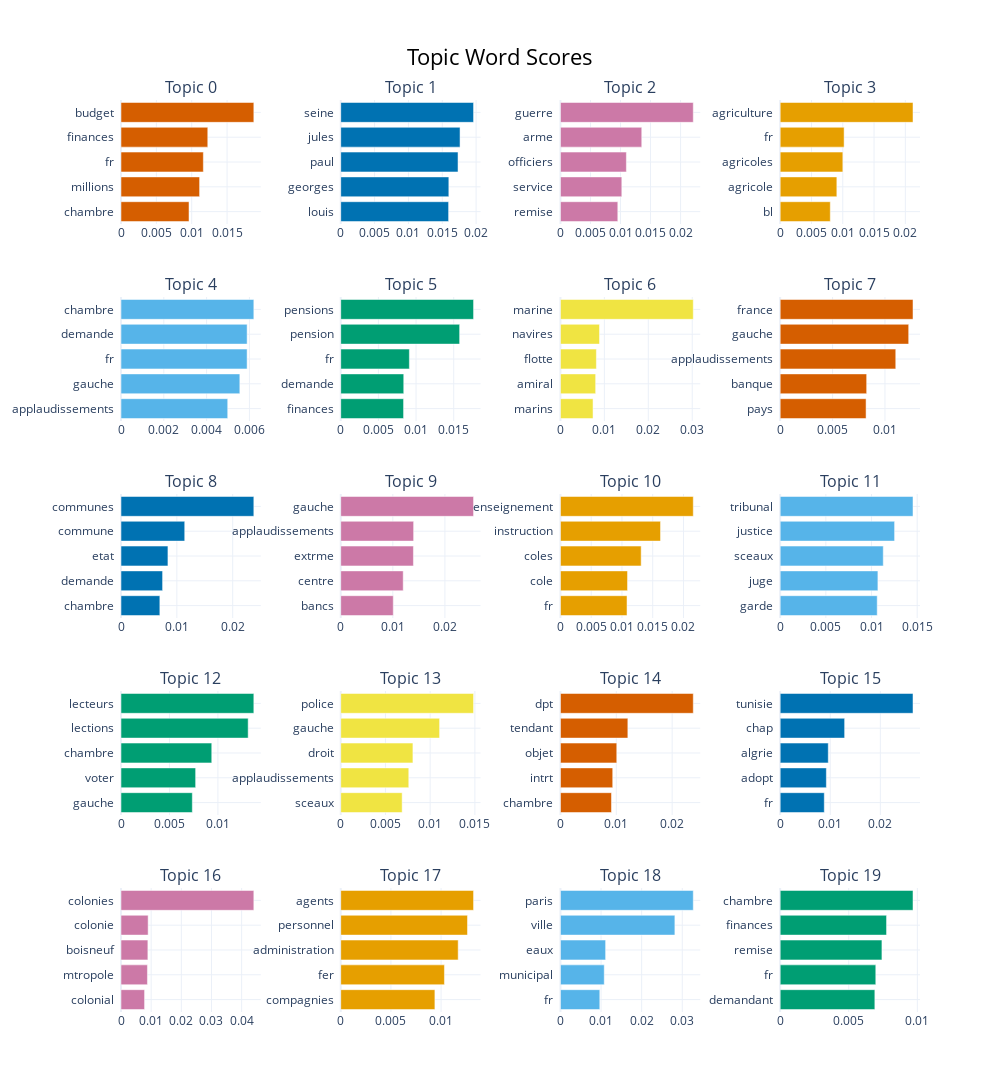

Write notebook code for a chart like this one.
### Code cell
topic_model.visualize_barchart(top_n_topics=20)

### Figure 1 — Plotly figure (JSON) as saved in the notebook; plotly's stock layout.template omitted (floating-point values rounded to 4 significant figures)
{"data": [{"marker": {"color": "#D55E00"}, "orientation": "h", "type": "bar", "x": [0.009618, 0.01112, 0.01165, 0.01227, 0.01878], "xaxis": "x", "y": ["chambre  ", "millions  ", "fr  ", "finances  ", "budget  "], "yaxis": "y"}, {"marker": {"color": "#0072B2"}, "orientation": "h", "type": "bar", "x": [0.01594, 0.01597, 0.01733, 0.01763, 0.01962], "xaxis": "x2", "y": ["louis  ", "georges  ", "paul  ", "jules  ", "seine  "], "yaxis": "y2"}, {"marker": {"color": "#CC79A7"}, "orientation": "h", "type": "bar", "x": [0.009549, 0.01022, 0.01098, 0.01354, 0.02212], "xaxis": "x3", "y": ["remise  ", "service  ", "officiers  ", "arme  ", "guerre  "], "yaxis": "y3"}, {"marker": {"color": "#E69F00"}, "orientation": "h", "type": "bar", "x": [0.008009, 0.009056, 0.01001, 0.01022, 0.02123], "xaxis": "x4", "y": ["bl  ", "agricole  ", "agricoles  ", "fr  ", "agriculture  "], "yaxis": "y4"}, {"marker": {"color": "#56B4E9"}, "orientation": "h", "type": "bar", "x": [0.004986, 0.005552, 0.005892, 0.005893, 0.006206], "xaxis": "x5", "y": ["applaudissements  ", "gauche  ", "fr  ", "demande  ", "chambre  "], "yaxis": "y5"}, {"marker": {"color": "#009E73"}, "orientation": "h", "type": "bar", "x": [0.008342, 0.008366, 0.009112, 0.01578, 0.01763], "xaxis": "x6", "y": ["finances  ", "demande  ", "fr  ", "pension  ", "pensions  "], "yaxis": "y6"}, {"marker": {"color": "#F0E442"}, "orientation": "h", "type": "bar", "x": [0.007419, 0.008014, 0.00818, 0.00889, 0.03024], "xaxis": "x7", "y": ["marins  ", "amiral  ", "flotte  ", "navires  ", "marine  "], "yaxis": "y7"}, {"marker": {"color": "#D55E00"}, "orientation": "h", "type": "bar", "x": [0.008198, 0.008254, 0.01103, 0.01227, 0.01268], "xaxis": "x8", "y": ["pays  ", "banque  ", "applaudissements  ", "gauche  ", "france  "], "yaxis": "y8"}, {"marker": {"color": "#0072B2"}, "orientation": "h", "type": "bar", "x": [0.006956, 0.007447, 0.008403, 0.01141, 0.02378], "xaxis": "x9", "y": ["chambre  ", "demande  ", "etat  ", "commune  ", "communes  "], "yaxis": "y9"}, {"marker": {"color": "#CC79A7"}, "orientation": "h", "type": "bar", "x": [0.01008, 0.01199, 0.01395, 0.01399, 0.02549], "xaxis": "x10", "y": ["bancs  ", "centre  ", "extrme  ", "applaudissements  ", "gauche  "], "yaxis": "y10"}, {"marker": {"color": "#E69F00"}, "orientation": "h", "type": "bar", "x": [0.01082, 0.0109, 0.01312, 0.01627, 0.02159], "xaxis": "x11", "y": ["fr  ", "cole  ", "coles  ", "instruction  ", "enseignement  "], "yaxis": "y11"}, {"marker": {"color": "#56B4E9"}, "orientation": "h", "type": "bar", "x": [0.01062, 0.0107, 0.01129, 0.01253, 0.01454], "xaxis": "x12", "y": ["garde  ", "juge  ", "sceaux  ", "justice  ", "tribunal  "], "yaxis": "y12"}, {"marker": {"color": "#009E73"}, "orientation": "h", "type": "bar", "x": [0.00736, 0.007702, 0.009366, 0.01312, 0.01371], "xaxis": "x13", "y": ["gauche  ", "voter  ", "chambre  ", "lections  ", "lecteurs  "], "yaxis": "y13"}, {"marker": {"color": "#F0E442"}, "orientation": "h", "type": "bar", "x": [0.006869, 0.007609, 0.008071, 0.01105, 0.01485], "xaxis": "x14", "y": ["sceaux  ", "applaudissements  ", "droit  ", "gauche  ", "police  "], "yaxis": "y14"}, {"marker": {"color": "#D55E00"}, "orientation": "h", "type": "bar", "x": [0.009136, 0.009359, 0.01008, 0.01207, 0.02379], "xaxis": "x15", "y": ["chambre  ", "intrt  ", "objet  ", "tendant  ", "dpt  "], "yaxis": "y15"}, {"marker": {"color": "#0072B2"}, "orientation": "h", "type": "bar", "x": [0.008808, 0.009222, 0.009603, 0.01287, 0.02652], "xaxis": "x16", "y": ["fr  ", "adopt  ", "algrie  ", "chap  ", "tunisie  "], "yaxis": "y16"}, {"marker": {"color": "#CC79A7"}, "orientation": "h", "type": "bar", "x": [0.007816, 0.008763, 0.00891, 0.008997, 0.04404], "xaxis": "x17", "y": ["colonial  ", "mtropole  ", "boisneuf  ", "colonie  ", "colonies  "], "yaxis": "y17"}, {"marker": {"color": "#E69F00"}, "orientation": "h", "type": "bar", "x": [0.009385, 0.01034, 0.01171, 0.01263, 0.01324], "xaxis": "x18", "y": ["compagnies  ", "fer  ", "administration  ", "personnel  ", "agents  "], "yaxis": "y18"}, {"marker": {"color": "#56B4E9"}, "orientation": "h", "type": "bar", "x": [0.009692, 0.01079, 0.01112, 0.02818, 0.03272], "xaxis": "x19", "y": ["fr  ", "municipal  ", "eaux  ", "ville  ", "paris  "], "yaxis": "y19"}, {"marker": {"color": "#009E73"}, "orientation": "h", "type": "bar", "x": [0.006903, 0.006971, 0.007419, 0.007756, 0.009686], "xaxis": "x20", "y": ["demandant  ", "fr  ", "remise  ", "finances  ", "chambre  "], "yaxis": "y20"}], "layout": {"annotations": [{"font": {"size": 16}, "showarrow": false, "text": "Topic 0", "x": 0.0875, "xanchor": "center", "xref": "paper", "y": 1.0, "yanchor": "bottom", "yref": "paper"}, {"font": {"size": 16}, "showarrow": false, "text": "Topic 1", "x": 0.3625, "xanchor": "center", "xref": "paper", "y": 1.0, "yanchor": "bottom", "yref": "paper"}, {"font": {"size": 16}, "showarrow": false, "text": "Topic 2", "x": 0.6375, "xanchor": "center", "xref": "paper", "y": 1.0, "yanchor": "bottom", "yref": "paper"}, {"font": {"size": 16}, "showarrow": false, "text": "Topic 3", "x": 0.9125, "xanchor": "center", "xref": "paper", "y": 1.0, "yanchor": "bottom", "yref": "paper"}, {"font": {"size": 16}, "showarrow": false, "text": "Topic 4", "x": 0.0875, "xanchor": "center", "xref": "paper", "y": 0.784, "yanchor": "bottom", "yref": "paper"}, {"font": {"size": 16}, "showarrow": false, "text": "Topic 5", "x": 0.3625, "xanchor": "center", "xref": "paper", "y": 0.784, "yanchor": "bottom", "yref": "paper"}, {"font": {"size": 16}, "showarrow": false, "text": "Topic 6", "x": 0.6375, "xanchor": "center", "xref": "paper", "y": 0.784, "yanchor": "bottom", "yref": "paper"}, {"font": {"size": 16}, "showarrow": false, "text": "Topic 7", "x": 0.9125, "xanchor": "center", "xref": "paper", "y": 0.784, "yanchor": "bottom", "yref": "paper"}, {"font": {"size": 16}, "showarrow": false, "text": "Topic 8", "x": 0.0875, "xanchor": "center", "xref": "paper", "y": 0.568, "yanchor": "bottom", "yref": "paper"}, {"font": {"size": 16}, "showarrow": false, "text": "Topic 9", "x": 0.3625, "xanchor": "center", "xref": "paper", "y": 0.568, "yanchor": "bottom", "yref": "paper"}, {"font": {"size": 16}, "showarrow": false, "text": "Topic 10", "x": 0.6375, "xanchor": "center", "xref": "paper", "y": 0.568, "yanchor": "bottom", "yref": "paper"}, {"font": {"size": 16}, "showarrow": false, "text": "Topic 11", "x": 0.9125, "xanchor": "center", "xref": "paper", "y": 0.568, "yanchor": "bottom", "yref": "paper"}, {"font": {"size": 16}, "showarrow": false, "text": "Topic 12", "x": 0.0875, "xanchor": "center", "xref": "paper", "y": 0.352, "yanchor": "bottom", "yref": "paper"}, {"font": {"size": 16}, "showarrow": false, "text": "Topic 13", "x": 0.3625, "xanchor": "center", "xref": "paper", "y": 0.352, "yanchor": "bottom", "yref": "paper"}, {"font": {"size": 16}, "showarrow": false, "text": "Topic 14", "x": 0.6375, "xanchor": "center", "xref": "paper", "y": 0.352, "yanchor": "bottom", "yref": "paper"}, {"font": {"size": 16}, "showarrow": false, "text": "Topic 15", "x": 0.9125, "xanchor": "center", "xref": "paper", "y": 0.352, "yanchor": "bottom", "yref": "paper"}, {"font": {"size": 16}, "showarrow": false, "text": "Topic 16", "x": 0.0875, "xanchor": "center", "xref": "paper", "y": 0.136, "yanchor": "bottom", "yref": "paper"}, {"font": {"size": 16}, "showarrow": false, "text": "Topic 17", "x": 0.3625, "xanchor": "center", "xref": "paper", "y": 0.136, "yanchor": "bottom", "yref": "paper"}, {"font": {"size": 16}, "showarrow": false, "text": "Topic 18", "x": 0.6375, "xanchor": "center", "xref": "paper", "y": 0.136, "yanchor": "bottom", "yref": "paper"}, {"font": {"size": 16}, "showarrow": false, "text": "Topic 19", "x": 0.9125, "xanchor": "center", "xref": "paper", "y": 0.136, "yanchor": "bottom", "yref": "paper"}], "height": 1250, "hoverlabel": {"bgcolor": "white", "font": {"family": "Rockwell", "size": 16}}, "showlegend": false, "title": {"font": {"color": "Black", "size": 22}, "text": "Topic Word Scores", "x": 0.5, "xanchor": "center", "yanchor": "top"}, "width": 1000, "xaxis": {"anchor": "y", "domain": [0, 0.175], "showgrid": true}, "xaxis10": {"anchor": "y10", "domain": [0.275, 0.45], "showgrid": true}, "xaxis11": {"anchor": "y11", "domain": [0.55, 0.725], "showgrid": true}, "xaxis12": {"anchor": "y12", "domain": [0.825, 1], "showgrid": true}, "xaxis13": {"anchor": "y13", "domain": [0, 0.175], "showgrid": true}, "xaxis14": {"anchor": "y14", "domain": [0.275, 0.45], "showgrid": true}, "xaxis15": {"anchor": "y15", "domain": [0.55, 0.725], "showgrid": true}, "xaxis16": {"anchor": "y16", "domain": [0.825, 1], "showgrid": true}, "xaxis17": {"anchor": "y17", "domain": [0, 0.175], "showgrid": true}, "xaxis18": {"anchor": "y18", "domain": [0.275, 0.45], "showgrid": true}, "xaxis19": {"anchor": "y19", "domain": [0.55, 0.725], "showgrid": true}, "xaxis2": {"anchor": "y2", "domain": [0.275, 0.45], "showgrid": true}, "xaxis20": {"anchor": "y20", "domain": [0.825, 1], "showgrid": true}, "xaxis3": {"anchor": "y3", "domain": [0.55, 0.725], "showgrid": true}, "xaxis4": {"anchor": "y4", "domain": [0.825, 1], "showgrid": true}, "xaxis5": {"anchor": "y5", "domain": [0, 0.175], "showgrid": true}, "xaxis6": {"anchor": "y6", "domain": [0.275, 0.45], "showgrid": true}, "xaxis7": {"anchor": "y7", "domain": [0.55, 0.725], "showgrid": true}, "xaxis8": {"anchor": "y8", "domain": [0.825, 1], "showgrid": true}, "xaxis9": {"anchor": "y9", "domain": [0, 0.175], "showgrid": true}, "yaxis": {"anchor": "x", "domain": [0.864, 1.0], "showgrid": true}, "yaxis10": {"anchor": "x10", "domain": [0.432, 0.568], "showgrid": true}, "yaxis11": {"anchor": "x11", "domain": [0.432, 0.568], "showgrid": true}, "yaxis12": {"anchor": "x12", "domain": [0.432, 0.568], "showgrid": true}, "yaxis13": {"anchor": "x13", "domain": [0.216, 0.352], "showgrid": true}, "yaxis14": {"anchor": "x14", "domain": [0.216, 0.352], "showgrid": true}, "yaxis15": {"anchor": "x15", "domain": [0.216, 0.352], "showgrid": true}, "yaxis16": {"anchor": "x16", "domain": [0.216, 0.352], "showgrid": true}, "yaxis17": {"anchor": "x17", "domain": [0, 0.136], "showgrid": true}, "yaxis18": {"anchor": "x18", "domain": [0, 0.136], "showgrid": true}, "yaxis19": {"anchor": "x19", "domain": [0, 0.136], "showgrid": true}, "yaxis2": {"anchor": "x2", "domain": [0.864, 1.0], "showgrid": true}, "yaxis20": {"anchor": "x20", "domain": [0, 0.136], "showgrid": true}, "yaxis3": {"anchor": "x3", "domain": [0.864, 1.0], "showgrid": true}, "yaxis4": {"anchor": "x4", "domain": [0.864, 1.0], "showgrid": true}, "yaxis5": {"anchor": "x5", "domain": [0.648, 0.784], "showgrid": true}, "yaxis6": {"anchor": "x6", "domain": [0.648, 0.784], "showgrid": true}, "yaxis7": {"anchor": "x7", "domain": [0.648, 0.784], "showgrid": true}, "yaxis8": {"anchor": "x8", "domain": [0.648, 0.784], "showgrid": true}, "yaxis9": {"anchor": "x9", "domain": [0.432, 0.568], "showgrid": true}}}
